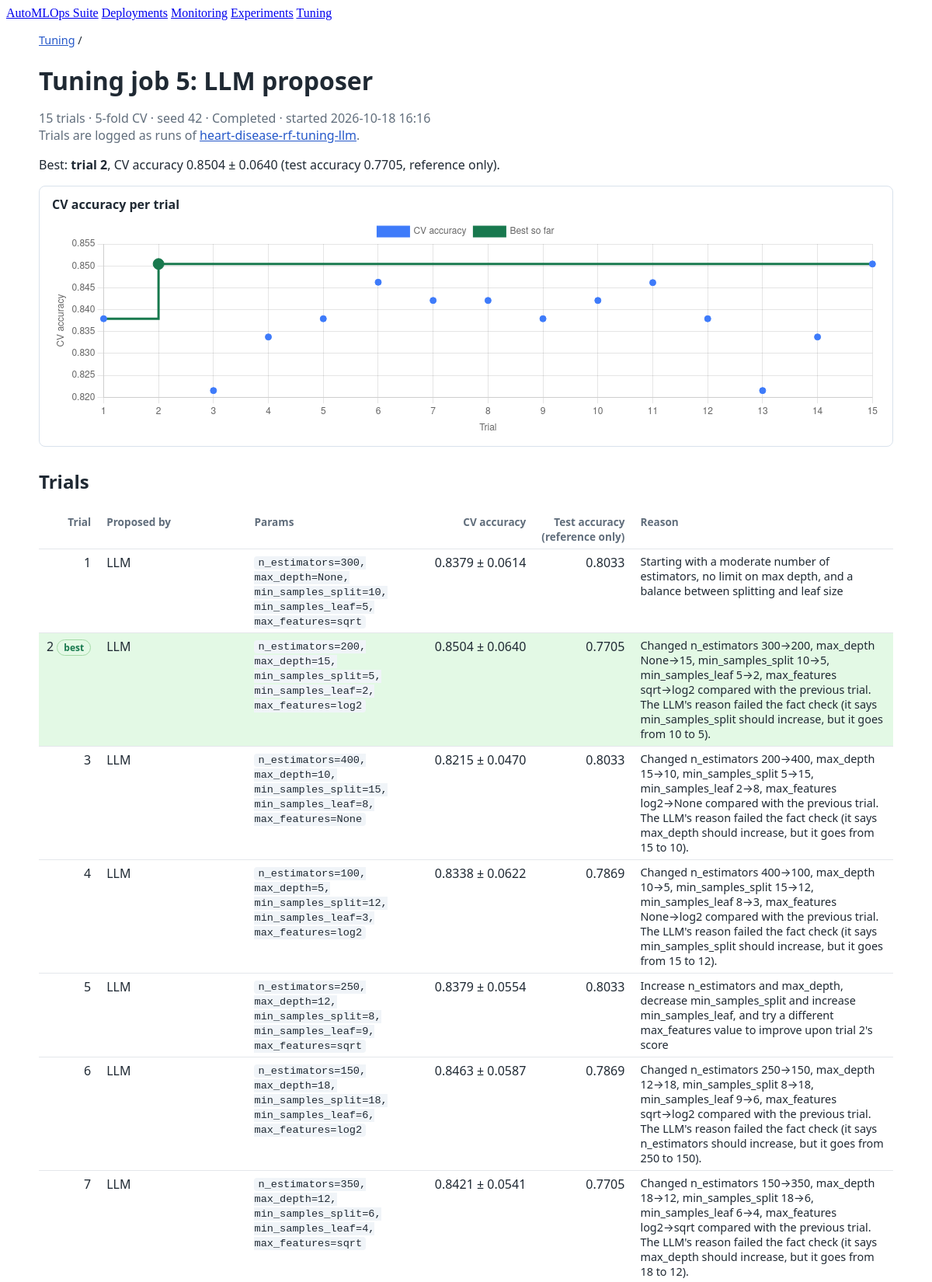
Page /tuning/5/ (upper part) on the committed database.
### tuning/models.py (models this page shows, shortened)
class TuningJob(models.Model):
    STRATEGY_LLM = 'llm'
    STRATEGY_RANDOM = 'random'
    STRATEGIES = [(STRATEGY_LLM, 'LLM proposer'), (STRATEGY_RANDOM, 'Random search')]
    STATUS_RUNNING = 'running'
    STATUS_COMPLETED = 'completed'
    STATUS_FAILED = 'failed'
    STATUSES = [(STATUS_RUNNING, 'Running'), (STATUS_COMPLETED, 'Completed'), (STATUS_FAILED, 'Failed')]
    strategy = models.CharField(max_length=10, choices=STRATEGIES)
    n_trials = models.PositiveIntegerField()
    cv_folds = models.PositiveIntegerField()
    search_space = models.JSONField()
    seed = models.IntegerField()
    status = models.CharField(max_length=10, choices=STATUSES, default=STATUS_RUNNING)
    experiment_name = models.CharField(max_length=100)
    best_cv_score = models.FloatField(null=True, blank=True)
    best_trial = models.ForeignKey('Trial', on_delete=models.SET_NULL, null=True, blank=True, related_name='+')
    error = models.TextField(blank=True)
    data_path = models.CharField(max_length=500, blank=True)
    test_size = models.FloatField(default=0.2)
    suggestions = models.JSONField(default=dict, blank=True)
    created_at = models.DateTimeField(auto_now_add=True)
    finished_at = models.DateTimeField(null=True, blank=True)
    class Meta:
        ordering = ['-created_at']

class Trial(models.Model):
    PROPOSED_BY_LLM = 'llm'
    PROPOSED_BY_RANDOM = 'random'
    PROPOSED_BY_FALLBACK = 'random-fallback'
    PROPOSED_BY_SUGGESTION = 'llm-suggestion'
    PROPOSERS = [
        (PROPOSED_BY_LLM, 'LLM'), (PROPOSED_BY_RANDOM, 'Random'), (PROPOSED_BY_FALLBACK, 'Random (LLM fallback)'),
        (PROPOSED_BY_SUGGESTION, 'LLM suggestion'),
    ]
    REASON_PASSED = 'passed'
    REASON_FAILED = 'failed'
    REASON_MISSING = 'missing'
    REASON_CHECKS = [(REASON_PASSED, 'Passed'), (REASON_FAILED, 'Failed'), (REASON_MISSING, 'No reason given')]
    job = models.ForeignKey(TuningJob, on_delete=models.CASCADE, related_name='trials')
    number = models.PositiveIntegerField()
    params = models.JSONField()
    cv_score = models.FloatField()
    cv_std = models.FloatField()
    test_accuracy = models.FloatField(null=True, blank=True)
    reasoning = models.TextField(blank=True)
    proposed_by = models.CharField(max_length=20, choices=PROPOSERS)
    reason_check = models.CharField(max_length=10, choices=REASON_CHECKS, blank=True)
    run = models.ForeignKey(
        'experiments.Run', on_delete=models.SET_NULL, null=True, blank=True, related_name='tuning_trials',
    )
    created_at = models.DateTimeField(auto_now_add=True)
    class Meta:
        ordering = ['job', 'number']
        constraints = [models.UniqueConstraint(fields=['job', 'number'], name='unique_trial_number_per_job')]

### tuning/views.py (the view)
# urls.py: path('<int:pk>/', views.job_detail, name='detail'),
def job_detail(request, pk):
    job = get_object_or_404(TuningJob.objects.select_related('best_trial'), pk=pk)
    return render(request, 'tuning/job_detail.html', job_context(job))

### tuning/views.py (called while the page is built)
def format_params(params):
    return ', '.join(f'{name}={"None" if value is None else value}' for name, value in params.items())

def best_so_far(trials):
    best, series = None, []
    for trial in trials:
        best = trial.cv_score if best is None else max(best, trial.cv_score)
        series.append(best)
    return series

def time_taken(job):
    return (job.finished_at - job.created_at).total_seconds() if job.finished_at else None

### tuning/templates/tuning/job_detail.html (shortened to what this page needs)
{% extends 'base.html' %}
{% block content %}
<div class="exp">
  <p class="crumbs"><a href="{% url 'tuning:list' %}">Tuning</a> /</p>
  <h1>Tuning job {{ job.pk }}: {{ job.get_strategy_display }}</h1>
  <p class="muted">
    {{ trials|length }} trial{{ trials|length|pluralize }}{% if trials|length != job.n_trials %} (planned {{ job.n_trials }}){% endif %}
    · {{ job.cv_folds }}-fold CV · seed {{ job.seed }} · {{ job.get_status_display }}
    · started {{ job.created_at|date:"Y-m-d H:i" }}
    <br>Trials are logged as runs of <a href="{% url 'experiments:detail' job.experiment_name %}">{{ job.experiment_name }}</a>{% if job.data_path %}, trained on <code>{{ job.data_path }}</code>{% endif %}.
  </p>
  {% if trials %}
    {% if job.best_trial %}
      <p>Best: <strong>trial {{ job.best_trial.number }}</strong>, CV accuracy {{ job.best_trial.cv_score|floatformat:4 }} ± {{ job.best_trial.cv_std|floatformat:4 }}
        (test accuracy {{ job.best_trial.test_accuracy|floatformat:4 }}, reference only).</p>
    {% endif %}
    <div class="chart">
      <h2 style="margin: 0 0 8px; font-size: 1rem;">CV accuracy per trial</h2>
      <div class="chart-box"><canvas id="cv-chart" role="img" aria-label="CV accuracy of each trial with the best score so far"></canvas></div>
    </div>
    <h2>Trials</h2>
    <div class="table-wrap">
      <table>
        <thead>
          <tr><th class="num">Trial</th><th>Proposed by</th><th>Params</th><th class="num">CV accuracy</th><th class="num">Test accuracy<br><span class="muted">(reference only)</span></th><th>Reason</th></tr>
        </thead>
        <tbody>
          {% for row in trials %}
            <tr{% if row.best %} class="best"{% endif %} id="trial-{{ row.trial.number }}">
              <td class="num" style="white-space: nowrap;">
                {{ row.trial.number }}{% if row.best %} <span class="badge">best</span>{% endif %}
              </td>
              <td style="white-space: nowrap;">{{ row.trial.get_proposed_by_display }}</td>
              <td class="params"><code>{{ row.params }}</code></td>
              <td class="num">{{ row.trial.cv_score|floatformat:4 }} ± {{ row.trial.cv_std|floatformat:4 }}</td>
              <td class="num">{{ row.trial.test_accuracy|floatformat:4|default:"–" }}</td>
              <td class="reason">{{ row.trial.reasoning }}</td>
            </tr>
          {% endfor %}
        </tbody>
      </table>
    </div>
  {% else %}
    <p class="empty">This job has no trials yet.</p>
  {% endif %}
</div>
{% if trials %}
  <script>
    (function () {
      const data = JSON.parse(document.getElementById('chart-data').textContent);
      new Chart(document.getElementById('cv-chart'), {
        type: 'line',
        data: {
          labels: data.labels,
          datasets: [
            {
              label: 'CV accuracy',
              data: data.cv,
              showLine: false,
              borderColor: '#3e7bfa',
              backgroundColor: '#3e7bfa',
              pointRadius: data.best.map((b) => (b ? 7 : 4)),
              pointBackgroundColor: data.best.map((b) => (b ? '#18794e' : '#3e7bfa')),
              pointBorderColor: data.best.map((b) => (b ? '#18794e' : '#3e7bfa')),
            },
            {
              label: 'Best so far',
              data: data.best_so_far,
              borderColor: '#18794e',
              backgroundColor: '#18794e',
              stepped: true,
              pointRadius: 0,
              pointHitRadius: 0,
            },
          ],
        },
        options: {
          maintainAspectRatio: false,
          interaction: { mode: 'index', intersect: false },
          scales: {
            x: { title: { display: true, text: 'Trial' } },
            y: { title: { display: true, text: 'CV accuracy' } },
          },
          plugins: {
            tooltip: {
              callbacks: {
                title: (items) => 'Trial ' + items[0].label,
                footer: (items) => {
                  const i = items[0].dataIndex;
                  return '± ' + data.std[i].toFixed(4) + ' std · ' + data.proposed_by[i] + (data.best[i] ? ' · best' : '');
                },
              },
            },
          },
        },
      });
    })();
  </script>
{% endif %}
{% endblock %}

### experiments/templates/experiments/_styles.html (style rules this page uses)
.exp { max-width: 1100px; margin: 0 auto; padding: 0 16px 48px; font-family: system-ui, -apple-system, "Segoe UI", sans-serif; color: #1f2933; }
.exp h1 { margin-bottom: 4px; overflow-wrap: anywhere; }
.exp h2 { margin-top: 28px; }
.exp a { color: #2558c9; }
.exp .muted { color: #616e7c; }
.exp .crumbs { font-size: 0.9rem; margin-top: 16px; }
.exp .table-wrap { overflow-x: auto; }
.exp table { width: 100%; border-collapse: collapse; font-variant-numeric: tabular-nums; }
.exp th, .exp td { text-align: left; padding: 6px 10px; border-bottom: 1px solid #e4e7eb; vertical-align: top; }
.exp th { font-size: 0.85rem; color: #616e7c; font-weight: 600; white-space: nowrap; }
.exp td.num, .exp th.num { text-align: right; white-space: nowrap; }
.exp .badge { display: inline-block; font-size: 0.75rem; font-weight: 600; padding: 1px 8px; border-radius: 999px; background: #e3f9e5; color: #18794e; border: 1px solid #a3d9a5; white-space: nowrap; }
.exp code { background: #f0f4f8; padding: 1px 5px; border-radius: 4px; overflow-wrap: anywhere; }
.exp .chart { border: 1px solid #d9e2ec; border-radius: 8px; padding: 12px 16px; background: #fff; }
.exp .chart-box { position: relative; height: 280px; }

### tuning/templates/tuning/job_detail.html (style rules this page uses)
.exp tr.best { background: #e3f9e5; }
.exp td.params { min-width: 200px; font-size: 0.85rem; }
.exp td.reason { min-width: 280px; font-size: 0.9rem; }

### rows in the picture
TuningJob: pk "5", strategy "LLM proposer", cv_folds "5", seed "42", status "Completed", created_at "2026-10-18 16:16", experiment_name "heart-disease-rf-tuning-llm", best_trial.number "2", best_trial.cv_score "0.8504", best_trial.cv_std "0.0640", best_trial.test_accuracy "0.7705"
Trial: trial.number "1", trial.proposed_by "LLM", params "n_estimators=300, max_depth=None, min_samples_split=10, min_samples_leaf=5, max_features=sqrt", trial.cv_score "0.8379", trial.cv_std "0.0614", trial.test_accuracy "0.8033", trial.reasoning "Starting with a moderate number of estimators, no limit on max depth, and a balance between splitting and leaf size"
Trial: trial.number "2", shows "best", trial.proposed_by "LLM", params "n_estimators=200, max_depth=15, min_samples_split=5, min_samples_leaf=2, max_features=log2", trial.cv_score "0.8504", trial.cv_std "0.0640", trial.test_accuracy "0.7705", trial.reasoning "Changed n_estimators 300→200, max_depth None→15, min_samples_split 10→5, min_samples_leaf 5→2, max_features sqrt→log2 compared with the previous trial. The LLM's reason failed the fact check (it says min_samples_split should increase, but it goes from 10 to 5)."
Trial: trial.number "3", trial.proposed_by "LLM", params "n_estimators=400, max_depth=10, min_samples_split=15, min_samples_leaf=8, max_features=None", trial.cv_score "0.8215", trial.cv_std "0.0470", trial.test_accuracy "0.8033", trial.reasoning "Changed n_estimators 200→400, max_depth 15→10, min_samples_split 5→15, min_samples_leaf 2→8, max_features log2→None compared with the previous trial. The LLM's reason failed the fact check (it says max_depth should increase, but it goes from 15 to 10)."
Trial: trial.number "4", trial.proposed_by "LLM", params "n_estimators=100, max_depth=5, min_samples_split=12, min_samples_leaf=3, max_features=log2", trial.cv_score "0.8338", trial.cv_std "0.0622", trial.test_accuracy "0.7869", trial.reasoning "Changed n_estimators 400→100, max_depth 10→5, min_samples_split 15→12, min_samples_leaf 8→3, max_features None→log2 compared with the previous trial. The LLM's reason failed the fact check (it says min_samples_split should increase, but it goes from 15 to 12)."
Trial: trial.number "5", trial.proposed_by "LLM", params "n_estimators=250, max_depth=12, min_samples_split=8, min_samples_leaf=9, max_features=sqrt", trial.cv_score "0.8379", trial.cv_std "0.0554", trial.test_accuracy "0.8033", trial.reasoning "Increase n_estimators and max_depth, decrease min_samples_split and increase min_samples_leaf, and try a different max_features value to improve upon trial 2's score"
Trial: trial.number "6", trial.proposed_by "LLM", params "n_estimators=150, max_depth=18, min_samples_split=18, min_samples_leaf=6, max_features=log2", trial.cv_score "0.8463", trial.cv_std "0.0587", trial.test_accuracy "0.7869", trial.reasoning "Changed n_estimators 250→150, max_depth 12→18, min_samples_split 8→18, min_samples_leaf 9→6, max_features sqrt→log2 compared with the previous trial. The LLM's reason failed the fact check (it says n_estimators should increase, but it goes from 250 to 150)."
Trial: trial.number "7", trial.proposed_by "LLM", params "n_estimators=350, max_depth=12, min_samples_split=6, min_samples_leaf=4, max_features=sqrt", trial.cv_score "0.8421", trial.cv_std "0.0541", trial.test_accuracy "0.7705", trial.reasoning "Changed n_estimators 150→350, max_depth 18→12, min_samples_split 18→6, min_samples_leaf 6→4, max_features log2→sqrt compared with the previous trial. The LLM's reason failed the fact check (it says max_depth should increase, but it goes from 18 to 12)."

### other values in the picture
{{ trials|length }} "15"
